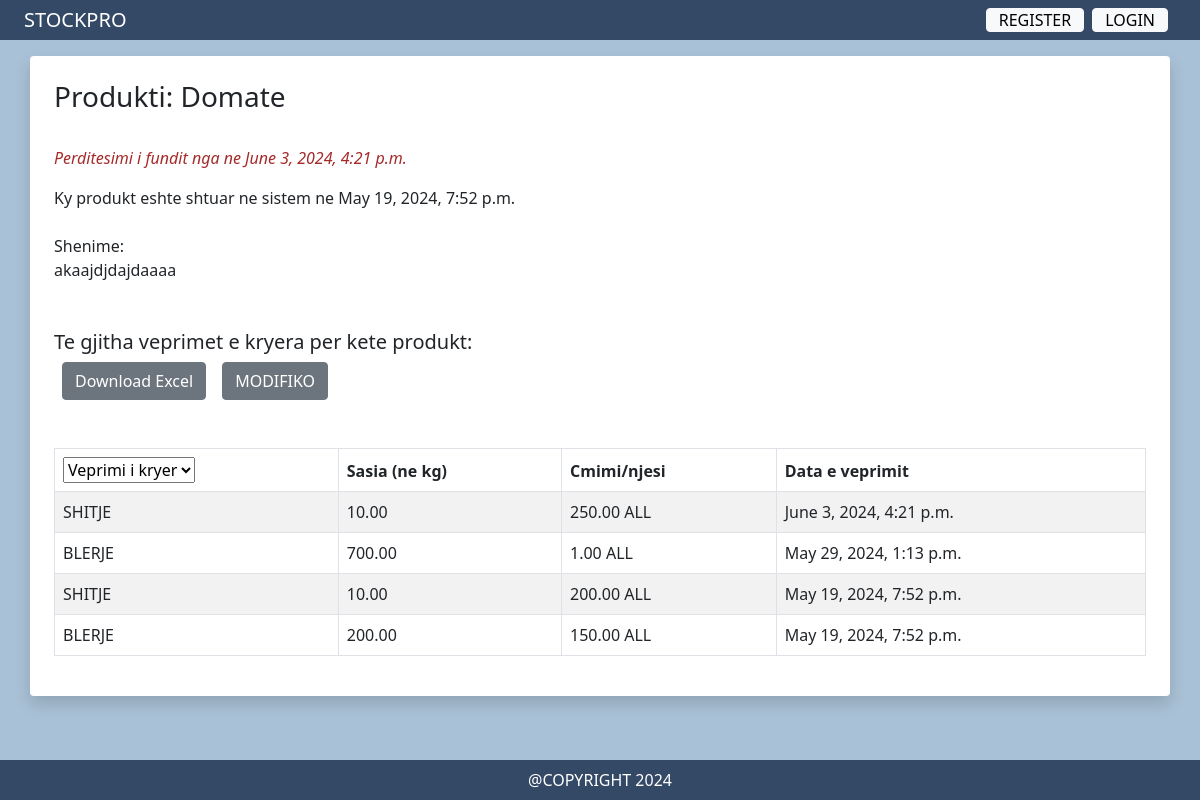
The app's page /product_details/1/2024/6/ with its own data.
### product/models.py (models this page shows, shortened)
class Product (models.Model):
    UNIT_CHOICES = [
        ('kg', 'Kilogram'),
        ('g', 'Gram'),
        ('L', 'Liter'),
        ('ml', 'Milliliter'),
        ('pcs', 'Cope'),
    ]
    name=models.CharField(max_length=255, unique=True)
    celja_quantity = models.DecimalField(default=0, decimal_places=2, max_digits=20, editable=False) #celja qe do llogaritet muaj per muaj
    actual_stock = models.DecimalField(default=0, decimal_places=2, max_digits=20) #stoku aktual per muajin aktual
    total_stock = models.DecimalField(default=0, decimal_places=2, max_digits=20) #stoku total per muajin e zgjedhur
    product_created_at = models.DateTimeField(auto_now_add=True) #kur eshte hedhur produkti ne sistem
    updated_at = models.DateTimeField(null=True, blank=True) #kur eshte bere ndonje ndryshim ne produkt (hedhje report, modifikim etj)
    notes = models.TextField (blank=True)  #momentalisht nuk jan editable
    created_by = models.ForeignKey(User, on_delete=models.PROTECT, null=True, related_name='created_products')
    last_modified_by = models.ForeignKey(User, on_delete=models.PROTECT, null=True)
    unit = models.CharField(max_length=10, choices=UNIT_CHOICES, default='kg')
    search_vector = SearchVectorField(null=True, editable = False)
    total_cost_per_product = models.DecimalField(max_digits=20, decimal_places=2, blank=True, null=True) #sa eshte shpenzuar per blerje per produktin e zgjedhur ne muajin e gjedhur
    total_revenue_per_product = models.DecimalField(max_digits=20, decimal_places=2, blank=True, null=True)#sa eshte gjeneruar fitim per produktin e zgjedhur ne muajin e gjedhur
    buys = models.DecimalField(max_digits=20, decimal_places=2, default=0) #sasia e blerjeve per produktin ne muajin e zgjedhur
    sales = models.DecimalField(max_digits=20, decimal_places=2, default=0)#sasia e shitjeve per produktin ne muajin e zgjedhur
    def get_all_reports(self):
        return DailyReport.objects.filter(
            product=self
        ).order_by('-created_at')

class DailyReport (models.Model):
    ACTION_CHOICES = [
        ('buy', 'BLERJE'),
        ('sale', 'SHITJE'),
    ]
    action = models.CharField(max_length=4, choices=ACTION_CHOICES, default = 'buy')
    product = models.ForeignKey('Product', on_delete=models.CASCADE, related_name='daily_reports')
    quantity = models.DecimalField(max_digits=20, decimal_places=2, default=0)
    price = models.DecimalField(max_digits=20, decimal_places=2, default=0)
    created_at = models.DateTimeField(auto_now_add=True)
    revenue = models.DecimalField(max_digits=20, decimal_places=2, default=0)
    cost= models.DecimalField(max_digits=20, decimal_places=2, default=0)
    created_by = models.ForeignKey(User, on_delete=models.SET_NULL, null=True)

### product/views.py (the view)
# urls.py: path('product_details/<int:product_id>/<int:current_year>/<int:current_month>/', views.product_details, name='product_details'),
def product_details(request, product_id, current_year, current_month):
    product = get_object_or_404(Product, pk=product_id)
    reports = product.get_all_reports()
    return render(request, 'product/product_details.html', {'product': product, 'reports': reports, 'current_year':current_year, 'current_month':current_month})

### product/templates/product/product_details.html (shortened to what this page needs)
{% extends 'core/base.html' %}
{% block content %}
<div class=" container shadow p-4 mx-auto mt-3 bg-body rounded">
<h3>Produkti: {{ product.name }}</h3>
<br>
    <p style="color: brown; font-style: italic;">Perditesimi i fundit nga {{ product.last_modified_by.username }} ne {{ product.updated_at }}
<br>
<div> Ky produkt eshte shtuar ne sistem ne {{ product.product_created_at }}</div>
<br>
<div>Shenime:
    {% if product.notes %}
        <div>{{ product.notes }}</div>
    {% else %}
        <div>Nuk ka shenime.</div>
    {% endif %}
</div>
<br><br>
<h5>Te gjitha veprimet e kryera per kete produkt:</h5>
<table class="table table-bordered table-striped" id="monthly_report">
    <thead>
        <th></th>
        <th>Sasia (ne {{ product.unit }})</th>
        <th>Cmimi/njesi</th>
        <th>Data e veprimit</th>
    </thead>
    {% for report in reports %}
    <tr>
        <td>{{ report.get_action_display }} </td>
           <td> {{ report.quantity }}</td>
            <td>{{ report.price }} ALL </td>
            <td>{{ report.created_at }}</td>
    {% empty %}
        <li>No actions recorded for this month.</li>
    {% endfor %}
</div>
<div class="d-flex">
<button onclick="submitForm()" class="btn btn-secondary d-flex align-items-center mx-2">Download Excel</button>
<a href="{% url 'product_edit' product_id=product.id %}"><button class="btn btn-secondary d-flex align-items-center mx-2">MODIFIKO</button></a>
</div>
  {% endblock %}

### static/style.css (style rules this page uses)
html, body { max-width: 100vw; margin: 0; }
body { background-color: #a9c1d6; display: grid; grid-template-rows: auto 1fr auto; min-height: 100vh; }
a { text-decoration: none; color: #0D1821; }

### product/templates/product/product_details.html (style rules this page uses)
a { text-decoration: none; }

### records on screen
Product: name "Domate", updated_at "June 3, 2024, 4:21 p.m.", product_created_at "May 19, 2024, 7:52 p.m.", notes "akaajdjdajdaaaa", unit "kg"
DailyReport: action "SHITJE", quantity "10.00", price "250.00", created_at "June 3, 2024, 4:21 p.m."
DailyReport: action "BLERJE", quantity "700.00", price "1.00", created_at "May 29, 2024, 1:13 p.m."
DailyReport: action "SHITJE", quantity "10.00", price "200.00", created_at "May 19, 2024, 7:52 p.m."
DailyReport: action "BLERJE", quantity "200.00", price "150.00", created_at "May 19, 2024, 7:52 p.m."
